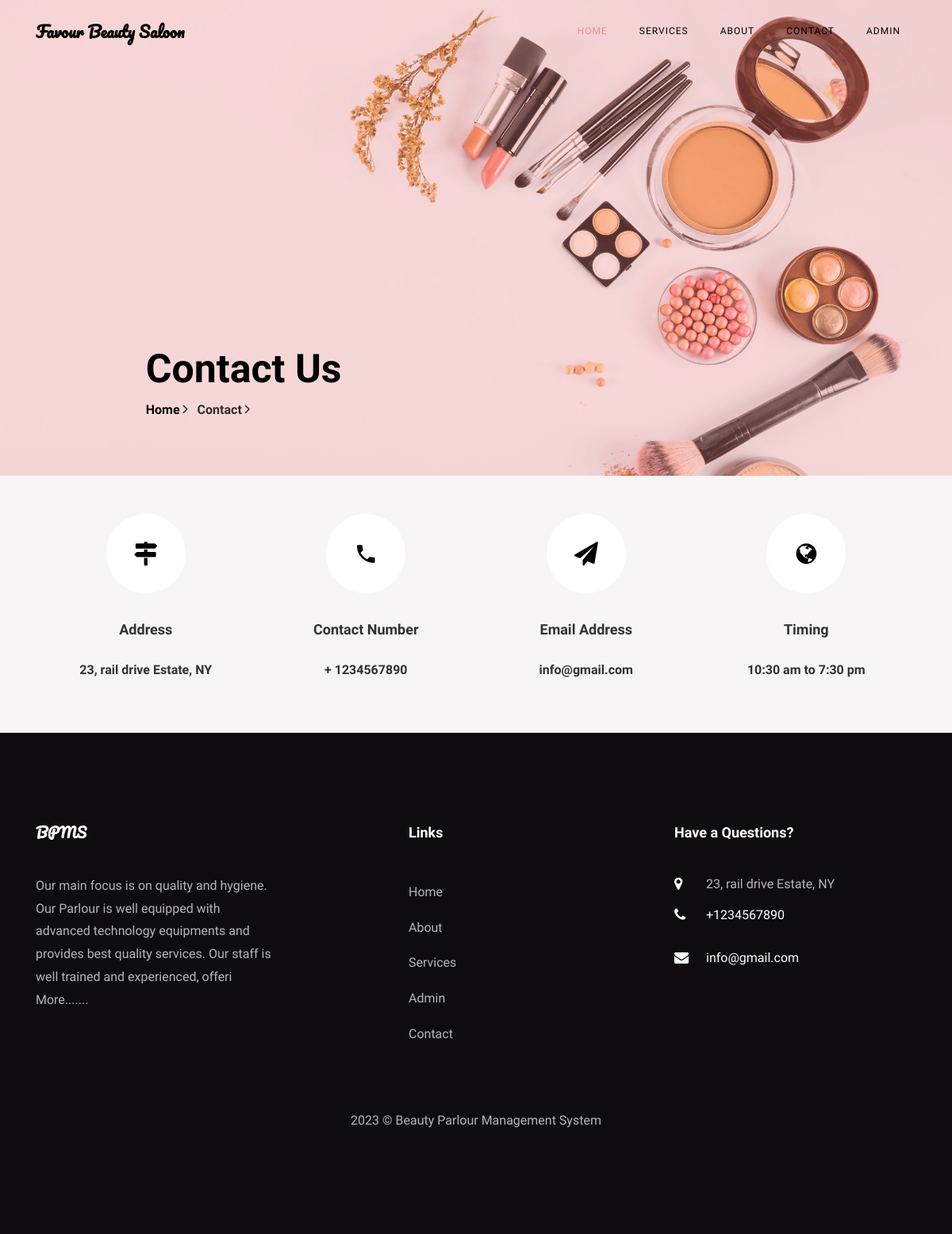
The page /contact.php on the database its author committed.
### tables this page shows
CREATE TABLE `tblpage` (
  `ID` int(10) NOT NULL,
  `PageType` varchar(200) DEFAULT NULL,
  `PageTitle` mediumtext DEFAULT NULL,
  `PageDescription` mediumtext DEFAULT NULL,
  `Email` varchar(200) DEFAULT NULL,
  `MobileNumber` bigint(10) DEFAULT NULL,
  `UpdationDate` date DEFAULT NULL,
  `Timing` varchar(200) NOT NULL
);

### contact.php (the view, shortened to what this page needs)
<?php
include('includes/dbconnection.php');
?>
<!DOCTYPE html>
<html lang="en">
  <head>
    <link rel="stylesheet" href="css/open-iconic-bootstrap.min.css">
    <link rel="stylesheet" href="css/animate.css">
    <link rel="stylesheet" href="css/owl.carousel.min.css">
    <link rel="stylesheet" href="css/owl.theme.default.min.css">
    <link rel="stylesheet" href="css/magnific-popup.css">
    <link rel="stylesheet" href="css/aos.css">
    <link rel="stylesheet" href="css/ionicons.min.css">
    <link rel="stylesheet" href="css/bootstrap-datepicker.css">
    <link rel="stylesheet" href="css/jquery.timepicker.css">
    <link rel="stylesheet" href="css/flaticon.css">
    <link rel="stylesheet" href="css/icomoon.css">
    <link rel="stylesheet" href="css/style.css">
  </head>
  <body>
	   <?php include_once('includes/header.php');?>
    <section class="hero-wrap hero-wrap-2" style="background-image: url('images/bg-2.jpg');" data-stellar-background-ratio="0.5">
      <div class="overlay"></div>
      <div class="container">
        <div class="row no-gutters slider-text js-fullheight align-items-end justify-content-center">
          <div class="col-md-9 ftco-animate pb-5">
            <h2 class="mb-0 bread">Contact Us</h2>
            <p class="breadcrumbs"><span class="mr-2"><a href="index.php">Home <i class="ion-ios-arrow-forward"></i></a></span> <span>Contact <i class="ion-ios-arrow-forward"></i></span></p>
          </div>
        </div>
      </div>
    </section>
    <section class="contact-section bg-light">
      <div class="container">
        <div class="row no-gutters d-flex contact-info">
          <?php
$ret=mysqli_query($con,"select * from tblpage where PageType='contactus' ");
while ($row=mysqli_fetch_array($ret)) {
?>
          <div class="col-md-3 d-flex">
          	<div class="align-self-stretch box p-4 py-md-5 text-center">
          		<div class="icon d-flex align-items-center justify-content-center">
          			<span class="icon-map-signs"></span>
          		</div>
          		<h3 class="mb-4">Address</h3>
	            <p><?php  echo $row['PageDescription'];?></p>
	          </div>
          </div>
          <div class="col-md-3 d-flex">
          	<div class="align-self-stretch box p-4 py-md-5 text-center">
          		<div class="icon d-flex align-items-center justify-content-center">
          			<span class="icon-phone2"></span>
          		</div>
          		<h3 class="mb-4">Contact Number</h3>
	            <p><a href="tel://1234567920">+ <?php  echo $row['MobileNumber'];?></a></p>
	          </div>
          </div>
          <div class="col-md-3 d-flex">
          	<div class="align-self-stretch box p-4 py-md-5 text-center">
          		<div class="icon d-flex align-items-center justify-content-center">
          			<span class="icon-paper-plane"></span>
          		</div>
          		<h3 class="mb-4">Email Address</h3>
	            <p><a href="mailto:info@yoursite.com"><?php  echo $row['Email'];?></a></p>
	          </div>
          </div>
          <div class="col-md-3 d-flex">
          	<div class="align-self-stretch box p-4 py-md-5 text-center">
          		<div class="icon d-flex align-items-center justify-content-center">
          			<span class="icon-globe"></span>
          		</div>
          		<h3 class="mb-4">Timing</h3>
	            <p><?php  echo $row['Timing'];?></p>
	          </div>
          </div>
          <?php } ?>
        </div>
      </div>
    </section>
   <?php include_once('includes/footer.php');?>
  </body>
</html>

### includes/footer.php (shortened to what this page needs)
 <?php
include('includes/dbconnection.php');
?>
 <footer class="ftco-footer ftco-section">
      <div class="container">
        <div class="row mb-5">
          <div class="col-md">
            <div class="ftco-footer-widget mb-4">
              <h2 class="ftco-heading-2 logo">BPMS</h2>
              <?php
$ret=mysqli_query($con,"select * from tblpage where PageType='aboutus' ");
while ($row=mysqli_fetch_array($ret)) {
?>
              <p><?php  echo substr($row['PageDescription'],0,200);?> <a href="about.php">More.......</a></p><?php } ?>
            </div>
          </div>
          <div class="col-md" style="padding-left: 150px">
             <div class="ftco-footer-widget mb-4">
              <h2 class="ftco-heading-2">Links</h2>
              <ul class="list-unstyled">
                <li><a href="index.php" class="py-2 d-block">Home</a></li>
                <li><a href="about.php" class="py-2 d-block">About</a></li>
                <li><a href="services.php" class="py-2 d-block">Services</a></li>
                <li><a href="admin/index.php" class="py-2 d-block">Admin</a></li>
                <li><a href="contact.php" class="py-2 d-block">Contact</a></li>
              </ul>
            </div>
          </div>
          <div class="col-md">
            <div class="ftco-footer-widget mb-4">
            	<h2 class="ftco-heading-2">Have a Questions?</h2>
            	<div class="block-23 mb-3">
                <?php
$ret=mysqli_query($con,"select * from tblpage where PageType='contactus' ");
while ($row=mysqli_fetch_array($ret)) {
?>
	              <ul>
	                <li><span class="icon icon-map-marker"></span><span class="text"><?php  echo $row['PageDescription'];?></span></li>
	                <li><a href="#"><span class="icon icon-phone"></span><span class="text">+<?php  echo $row['MobileNumber'];?></span></a></li>
	                <li><a href="#"><span class="icon icon-envelope"></span><span class="text"><?php  echo $row['Email'];?></span></a></li>
	              </ul>
	            </div>
               <?php } ?>
            </div>
          </div>
        </div>
        <div class="row">
          <div class="col-md-12 text-center">
            <p>
  2023 &copy; Beauty Parlour Management System  </p>
          </div>
        </div>
      </div>
    </footer>

### css/icomoon.css (style rules this page uses)
[class^="icon-"], [class*=" icon-"] { font-family: 'icomoon' !important; speak: none; font-style: normal; font-weight: normal; font-variant: normal; text-transform: none; line-height: 1; -webkit-font-smoothing: antialiased; -moz-osx-font-smoothing: grayscale; }
.icon-map-marker:before { content: "\f041"; }
.icon-phone:before { content: "\f095"; }
.icon-globe:before { content: "\f0ac"; }
.icon-envelope:before { content: "\f0e0"; }
.icon-paper-plane:before { content: "\f1d8"; }
.icon-map-signs:before { content: "\f277"; }
.icon-phone2:before { content: "\e0cd"; }

### rows shown on the page
tblpage: PageDescription "23, rail drive Estate, NY", MobileNumber "1234567890", Email "info@gmail.com", Timing "10:30 am to 7:30 pm"
tblpage: PageDescription "Our main focus is on quality and hygiene. Our Parlour is well equipped with advanced technology equipments and provides best quality services. Our staff is well trained and experienced, offeri"
